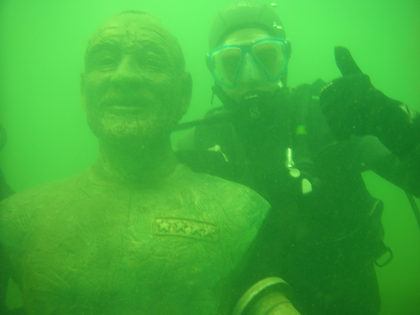
%> input picture NR_Evaluation_Index/Matlab/FDUM/Test/a.png, 420 x 315 px, shrunk from 1037 x 778 before the run; its folder holds only this picture in this run
$ octave demo_FDUM.m   (GNU Octave 9; MATLAB toolbox functions it lacks are replaced by stand-ins)
%> lines starting %> are read from the running program, lines starting %| are printed output that depends on the picture
### NR_Evaluation_Index/Matlab/FDUM/Colorfulness.m
function Value=Colorfulness(I)
    X=rgb2gray(I);
    Y=dct2(X);
    Y1=uint8(Y);
    Colorfulness=Colorfulness_fd(Y1)*Colorfulness_td(I);
    Value=Colorfulness;
end

### NR_Evaluation_Index/Matlab/FDUM/Colorfulness_fd.m
function final = Colorfulness_fd(dct)
[m,n] =size(dct);
final =sqrt(sum(sum((dct-mean2(dct)).^2)/(n*m)));
end

### NR_Evaluation_Index/Matlab/FDUM/Colorfulness_td.m
%%%%%%%%%%
function Color_td=Colorfulness_td(I)

%%%Transform to Lab color space
cform = makecform('srgb2lab');
Img_lab = applycform(I, cform);

Img_a=double(Img_lab(:,:,2))./255;
Img_b=double(Img_lab(:,:,3))./255;
%%%% Chroma
Img_Chr=sqrt(Img_a(:).^2+Img_b(:).^2);

%% Average of Chroma
Aver_Chr=mean(Img_Chr);
%%% Variance of Chroma
Color_td =sqrt(mean((abs(1-(Aver_Chr./Img_Chr).^2))));

### NR_Evaluation_Index/Matlab/FDUM/Contrast.m
function Value=Contrast(I)
    w=15;% the width of the window
    I1=double(I)/255;
    Y=ContrastDarkchannel(I1,w);%Dark channel processing
    Y1=uint8((double(Y)-min(Y(:)))/(max(Y(:))-min(Y(:)))*255);
    Contrast=Contrast_CCF(I1)*ContrastCoe(Y1);
    Value=Contrast;
end

### NR_Evaluation_Index/Matlab/FDUM/ContrastDarkchannel.m
function I=ContrastDarkchannel(I1,w)
    r=I1(:,:,1);g=I1(:,:,2);b=I1(:,:,3);
    [m,n]=size(r);
    I2=zeros(m,n);
    for i=1:m
        for j=1:n
            save_data=min(r(i,j),g(i,j));
            save_data=min(b(i,j),save_data);
            I2(i,j)=save_data;
        end
    end
    I=zeros(m-w,n-w);
    for i=1:m-w
        for j=1:n-w
            I(i,j)=min(min(I2(i:i+w-1,j:j+w-1)));
        end
    end
end

### NR_Evaluation_Index/Matlab/FDUM/Contrast_CCF.m
function [metric] = Contrast_CCF(A)
T = 0.002;
A = double(A);
[m,n] = size(A);
rb = 64;
rc = 64;
count = 1;


for i=1:floor(m/rb)

    for j=1:floor(n/rc)

        row = rb*(i-1)+1:rb*i;
        col = rc*(j-1)+1:rc*j;
        A_temp = A(row,col);
        % check if block to be processed

        decision = get_edgeblocks_mod(A_temp,T);

        if (decision==1)
           contrast_JNB(count) = blkproc(A_temp,[rb rc],@get_contrast_block);
           count = count + 1;
        end

    end
end

blockrow = floor(m/rb);
blockcol = floor(n/rc);
L = blockrow*blockcol;
metric = (sum(contrast_JNB))/L;


%
% [10 lines left out: function get_edgeblocks_mod, not called in this run]

%dcp
function contrast_wy = get_contrast_block(A)
[m,n] =size(A);
contrast_wy =sqrt(sum(sum((A-mean2(A)).^2)/(n*m)));

### NR_Evaluation_Index/Matlab/FDUM/ContrastCoe.m
function final = ContrastCoe(dcp)
final =exp((-mean(mean(dcp)))/100);
end

### NR_Evaluation_Index/Matlab/FDUM/UIQMSharpness.m
function Value=UIQMSharpness(I)
    [UIQM_norm, colrfulness, sharpness, contrast] = UIQM(I);
    Value=sharpness;
end

### NR_Evaluation_Index/Matlab/FDUM/demo_FDUM.m
clear all
clc
tic
Coe=[0.2982    0.4439    0.028];
folder = '.\Test';%image path
%%
filepaths = dir(fullfile(folder,'*.png'));
Value=zeros(length(filepaths),1);
for ii = 1 : length(filepaths)
    disp(ii)
    I=imread(fullfile(folder,filepaths(ii).name));
%> I is the input picture: size 315x420x3 uint8; mean R, G, B 64.9, 172.3, 56.9
    Color=Colorfulness(I);
%> in Colorfulness, `X=rgb2gray(I);`:
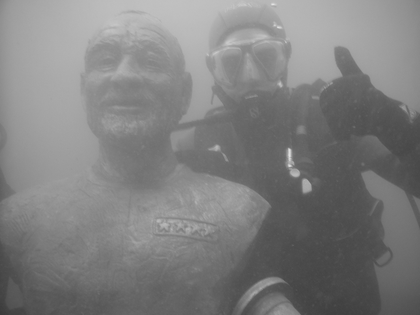
%> X: size 315x420 uint8; min 59, max 228, mean 127
%> in Colorfulness, `Y=dct2(X);`:
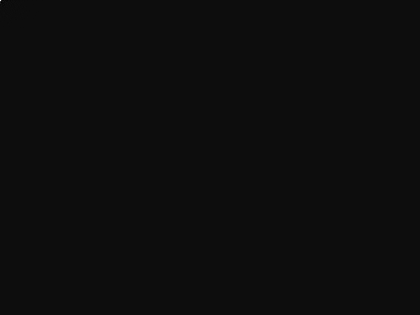
%> Y: size 315x420 double; min -2576.9, max 46200.5, mean 0.4; drawn with min black and max white
%> in Colorfulness_fd, `final =sqrt(sum(sum((dct-mean2(dct)).^2)/(n*m)));`: final = 2.27
%> in Colorfulness_td, `Img_lab = applycform(I, cform);`: Img_lab: size 315x420x3 uint8; mean of channels 1, 2, 3 159, 79.7, 175.4
%> in Colorfulness_td, `Img_a=double(Img_lab(:,:,2))./255;`:
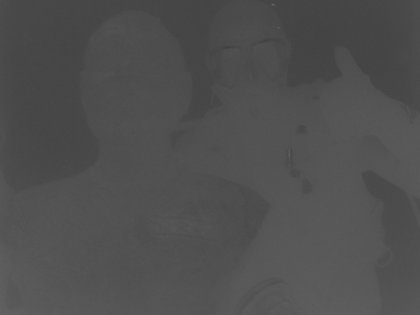
%> Img_a: size 315x420 double; min 0.251, max 0.388, mean 0.313
%> in Colorfulness_td, `Img_b=double(Img_lab(:,:,3))./255;`:
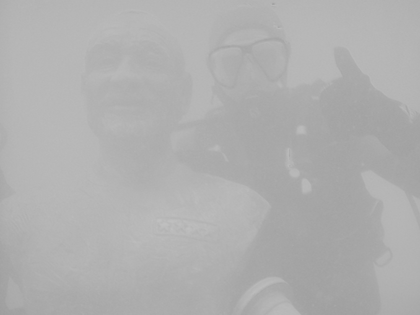
%> Img_b: size 315x420 double; min 0.62, max 0.753, mean 0.688
%> in Colorfulness_td, `Aver_Chr=mean(Img_Chr);`: Aver_Chr = 0.756
%> in Colorfulness_td, `Color_td =sqrt(mean((abs(1-(Aver_Chr./Img_Chr).^2))));`: Color_td = 0.19
%> in Colorfulness, `Colorfulness=Colorfulness_fd(Y1)*Colorfulness_td(I);`: Colorfulness = 0.433
%> Color = 0.433
    Con=Contrast(I);
%> in ContrastDarkchannel, `g=I1(:,:,2)`:
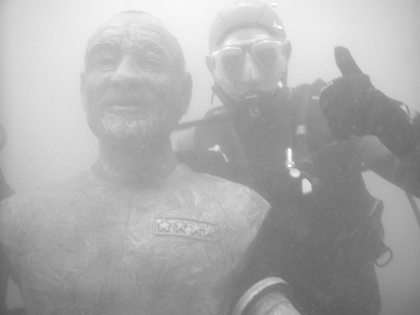
%> g: size 315x420 double; min 0.333, max 1, mean 0.676
%> after the loop in ContrastDarkchannel, `for i=1:m-w`:
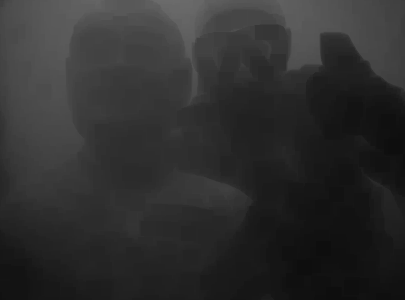
%> I: size 300x405 double; min 0.0549, max 0.424, mean 0.182
%> in Contrast, `Y1=uint8((double(Y)-min(Y(:)))/(max(Y(:))-min(Y(:)))*255);`:
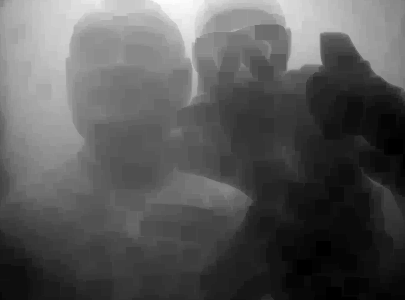
%> Y1: size 300x405 uint8; min 0, max 255, mean 88
%> after the loop in Contrast_CCF, `for i=1:floor(m/rb)`: contrast_JNB = 75 values, max 0.315 at index 45, min 0.0123 at index 75, mean 0.0661; count = 76
%> in Contrast_CCF, `metric = (sum(contrast_JNB))/L;`: metric = 0.0652
%> in ContrastCoe, `final =exp((-mean(mean(dcp)))/100);`: final = 0.415
%> in Contrast, `Contrast=Contrast_CCF(I1)*ContrastCoe(Y1);`: Contrast = 0.027
%> Con = 0.027
%> the run ends on the next line
    Sharp=UIQMSharpness(I);
